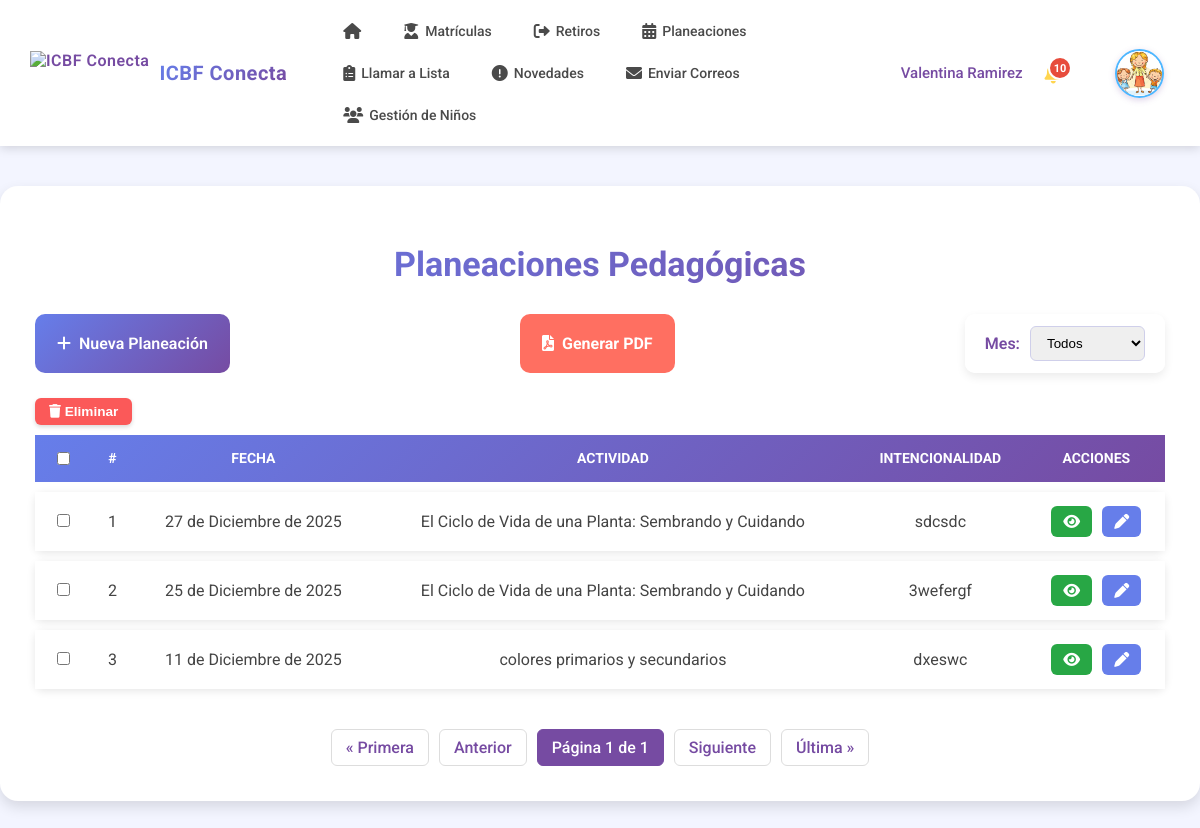
The page /planeaciones/ (signed in) on the database its author committed.
### planeaciones/models.py (models this page shows, shortened)
class Planeacion(models.Model):
    madre = models.ForeignKey(settings.AUTH_USER_MODEL, on_delete=models.CASCADE)
    fecha = models.DateField()
    nombre_experiencia = models.CharField(max_length=200)
    intencionalidad_pedagogica = models.TextField()
    materiales_utilizar = models.TextField()
    ambiente_educativo = models.TextField()
    experiencia_inicio = models.TextField()
    experiencia_pedagogica = models.TextField()
    cierre_experiencia = models.TextField()
    situaciones_presentadas = models.TextField()
    dimensiones = models.ManyToManyField(Dimension, blank=True)

### planeaciones/views.py (the view)
# urls.py: path('', views.lista_planeaciones, name='lista_planeaciones'),
@login_required
def lista_planeaciones(request):
    madre = request.user
    mes = request.GET.get('mes')  # filtro por mes
    if mes:
        planeaciones = Planeacion.objects.filter(madre=madre, fecha__month=mes).order_by('-fecha')
    else:
        planeaciones = Planeacion.objects.filter(madre=madre).order_by('-fecha')
    paginator = Paginator(planeaciones, 4)  # 4 planeaciones por página
    page_number = request.GET.get('page')
    planeaciones = paginator.get_page(page_number)
    meses = [
        ('01', 'Enero'), ('02', 'Febrero'), ('03', 'Marzo'), ('04', 'Abril'),
        ('05', 'Mayo'), ('06', 'Junio'), ('07', 'Julio'), ('08', 'Agosto'),
        ('09', 'Septiembre'), ('10', 'Octubre'), ('11', 'Noviembre'), ('12', 'Diciembre')
    ]
    context = {
        'planeaciones': planeaciones,
        'mes_seleccionado': mes or '',
        'meses': meses,
    }
    return render(request, 'planeaciones/lista_planeaciones.html', context)

### templates/planeaciones/lista_planeaciones.html (shortened to what this page needs)
{% load static %}
<!DOCTYPE html>
<html lang="es">
<head>
<link href="https://cdnjs.cloudflare.com/ajax/libs/font-awesome/6.0.0/css/all.min.css" rel="stylesheet">
</head>
<body>
{% include 'madre/navbar_madre.html' %}
<div class="contenedor-tabla">
    <h1>Planeaciones Pedagógicas</h1>
    <form method="get" class="acciones-superiores">
        <a href="{% url 'planeaciones:registrar_planeacion' %}" class="btn-nuevo">
            <i class="fas fa-plus"></i> Nueva Planeación
        </a>
        <a href="{% url 'planeaciones:reporte_menu' %}" class="btn-pdf">
            <i class="fas fa-file-pdf"></i> Generar PDF
        </a>
        <div class="filtro-mes">
            <label>Mes:</label>
            <select name="mes" onchange="this.form.submit()">
                <option value="">Todos</option>
            </select>
        </div>
    </form>
<button type="button" id="btn-eliminar-seleccionados" class="btn-eliminar-seleccionados">
    <i class="fas fa-trash"></i> Eliminar
</button>
<form id="form-eliminar-seleccionados" method="post" action="{% url 'planeaciones:eliminar_masivo' %}">
    <table>
        <thead>
            <tr>
                <th><input type="checkbox" id="select-all"></th>
                <th>#</th>
                <th>Fecha</th>
                <th>Actividad</th>
                <th>Intencionalidad</th>
                <th>Acciones</th>
            </tr>
        </thead>
        <tbody>
            {% if planeaciones %}
                {% for p in planeaciones %}
                <tr>
                    <td data-label="Sel"><input type="checkbox" name="planeaciones_ids" value="{{ p.id }}" class="fila-check"></td>
                    <td data-label="#">{{ forloop.counter }}</td>
                    <td data-label="Fecha">{{ p.fecha }}</td>
                    <td data-label="Actividad">{{ p.nombre_experiencia }}</td>
                    <td data-label="Intencionalidad">{{ p.intencionalidad_pedagogica }}</td>
                    <td data-label="Acciones" class="acciones">
                        <a href="{% url 'planeaciones:detalle_planeacion' p.id %}" class="btn-accion btn-verde">
                            <i class="fas fa-eye"></i>
                        </a>
                        <a href="{% url 'planeaciones:editar_planeacion' p.id %}" class="btn-accion btn-azul">
                            <i class="fas fa-pen"></i>
                        </a>
                    </td>
                </tr>
                {% endfor %}
            {% else %}
                <tr>
                    <td colspan="6">No tienes planeaciones registradas.</td>
                </tr>
            {% endif %}
        </tbody>
    </table>
</form>
<div class="pagination">
    {% if planeaciones.has_previous %}
        <a href="?page=1{% if mes_seleccionado %}&mes={{ mes_seleccionado }}{% endif %}">&laquo; Primera</a>
        <a href="?page={{ planeaciones.previous_page_number }}{% if mes_seleccionado %}&mes={{ mes_seleccionado }}{% endif %}">Anterior</a>
    {% else %}
        <span class="disabled">&laquo; Primera</span>
        <span class="disabled">Anterior</span>
    {% endif %}
    <span class="current">Página {{ planeaciones.number }} de {{ planeaciones.paginator.num_pages }}</span>
    {% if planeaciones.has_next %}
        <a href="?page={{ planeaciones.next_page_number }}{% if mes_seleccionado %}&mes={{ mes_seleccionado }}{% endif %}">Siguiente</a>
        <a href="?page={{ planeaciones.paginator.num_pages }}{% if mes_seleccionado %}&mes={{ mes_seleccionado }}{% endif %}">Última &raquo;</a>
    {% else %}
        <span class="disabled">Siguiente</span>
        <span class="disabled">Última &raquo;</span>
    {% endif %}
</div>
</div>
</body>
</html>

### static/css/navbar_madre.css (style rules this page uses)
:root { --primary-gradient-start: #667eea; --primary-gradient-end: #764ba2; --primary-color: #667eea; --secondary-color: #764ba2; --white: #ffffff; --light-gray: #f5f7fa; --dark-text: #333333; --shadow: 0 2px 10px rgba(0, 0, 0, 0.15); }

### templates/planeaciones/lista_planeaciones.html (style rules this page uses)
:root { --primary-gradient-start: #667eea; --primary-gradient-end: #764ba2; --primary: #667eea; --secondary: #764ba2; --light-bg: #f3f5ff; --white: #ffffff; --dark: #333; }
body { margin: 0; font-family: "Roboto", sans-serif; background: var(--light-bg); }
.contenedor-tabla { max-width: 1150px; margin: 40px auto; background: var(--white); padding: 35px; border-radius: 18px; box-shadow: 0 6px 14px rgba(0,0,0,0.12); }
h1 { text-align: center; font-size: 34px; font-weight: 700; margin-bottom: 30px; background: linear-gradient(135deg, var(--primary-gradient-start), var(--primary-gradient-end)); -webkit-background-clip: text; color: transparent; }
.acciones-superiores { display: flex; justify-content: space-between; flex-wrap: wrap; gap: 18px; margin-bottom: 25px; }
.btn-nuevo { background: linear-gradient(135deg, var(--primary), var(--secondary)); padding: 10px 22px; font-size: 16px; color: white; border-radius: 10px; text-decoration: none; display: flex; align-items: center; gap: 8px; font-weight: 600; transition: 0.3s ease; }
.btn-pdf { background: #ff6f61; padding: 10px 22px; color: white; border-radius: 10px; text-decoration: none; display: flex; align-items: center; gap: 8px; font-weight: bold; transition: 0.3s ease; }
.filtro-mes { background: rgba(255,255,255,0.8); padding: 12px 20px; border-radius: 10px; display: flex; gap: 10px; align-items: center; box-shadow: 0 4px 10px rgba(0,0,0,0.08); backdrop-filter: blur(3px); }
.filtro-mes label { color: var(--secondary); font-weight: 600; }
.filtro-mes select { padding: 8px 12px; border-radius: 6px; border: 1px solid #cfcfea; outline: none; }
table { width: 100%; border-spacing: 0 10px; font-size: 16px; }
thead { background: linear-gradient(135deg, var(--primary-gradient-start), var(--primary-gradient-end)); color: white; }
thead th { padding: 14px; text-transform: uppercase; font-size: 14px; text-align: center; }
tbody tr { background: white; box-shadow: 0 2px 8px rgba(0,0,0,0.1); border-radius: 8px; }
tbody td { padding: 14px; color: #444; text-align: center; }
.acciones { display: flex; gap: 10px; justify-content: center; }
.btn-accion { padding: 8px 12px; border-radius: 6px; color: white; text-decoration: none; font-size: 15px; display: flex; align-items: center; transition: 0.3s; }
.btn-verde { background: #28a745; }
.btn-azul { background: var(--primary); }
.btn-eliminar-seleccionados { background: #fb5959; color: white; padding: 6px 14px; border-radius: 6px; font-size: 0.85rem; font-weight: 600; border: none; cursor: pointer; display: inline-block; box-shadow: 0 2px 4px rgba(0,0,0,0.15); transition: all 0.25s ease; }
.pagination { margin-top: 30px; display: flex; gap: 10px; justify-content: center; }
.pagination a, .pagination span { padding: 8px 14px; background: white; border-radius: 6px; border: 1px solid #ddd; color: var(--secondary); text-decoration: none; font-weight: 500; }
.pagination .current { background: var(--secondary); color: white; border-color: var(--secondary); }

### rows shown on the page
Planeacion: fecha "27 de Diciembre de 2025", nombre_experiencia "El Ciclo de Vida de una Planta: Sembrando y Cuidando", intencionalidad_pedagogica "sdcsdc"
Planeacion: fecha "25 de Diciembre de 2025", nombre_experiencia "El Ciclo de Vida de una Planta: Sembrando y Cuidando", intencionalidad_pedagogica "3wefergf"
Planeacion: fecha "11 de Diciembre de 2025", nombre_experiencia "colores primarios y secundarios", intencionalidad_pedagogica "dxeswc"

### other values the page prints
{{ nombre_madre }} "Valentina Ramirez"
{{ notifications_count }} "10"
{{ planeaciones.number }} "1"
{{ planeaciones.paginator.num_pages }} "1"
